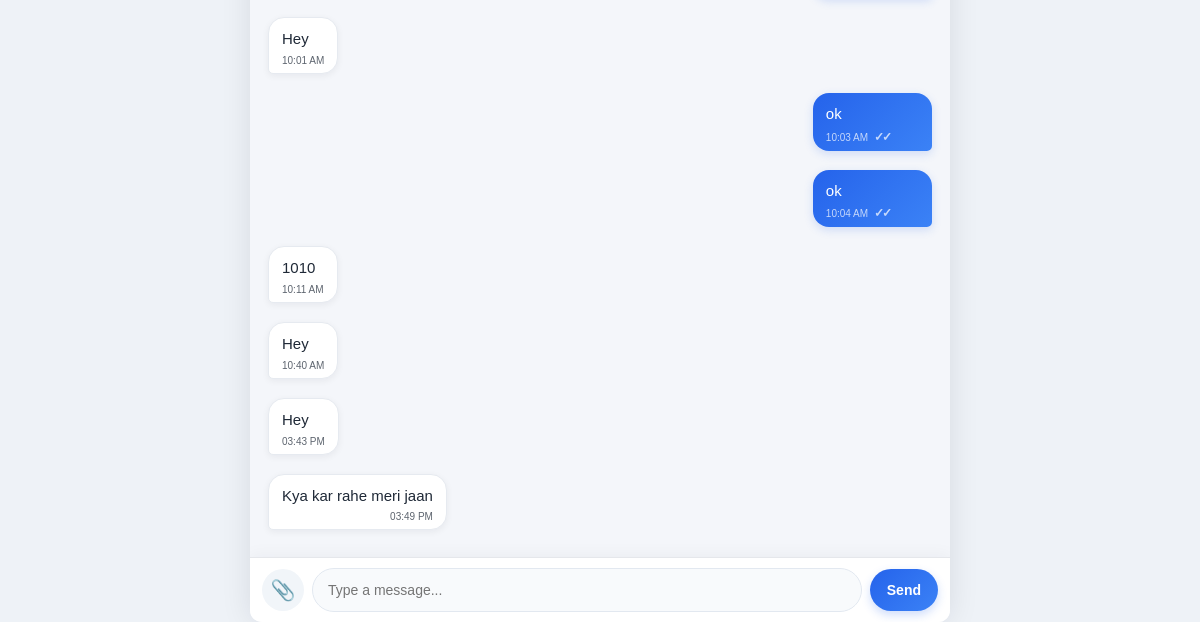
/chat/1 (signed in, lower part), run on an earlier commit of the app's database.
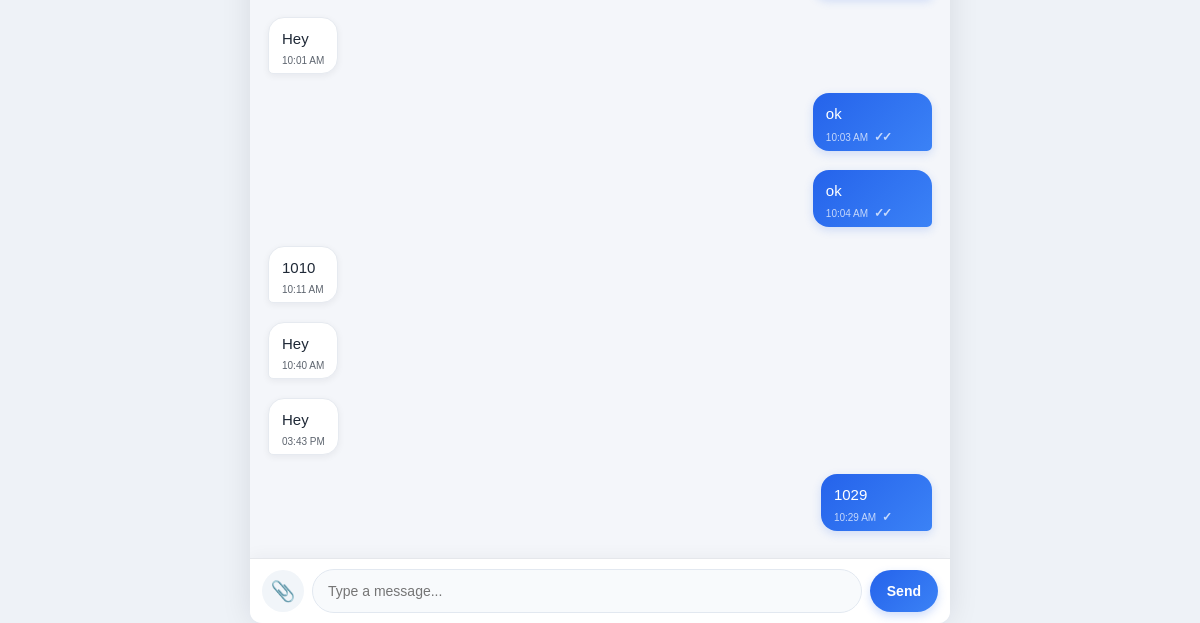
And on a later commit of the database.
### app.py (models this page shows)
class Message(db.Model):
    id = db.Column(
        db.Integer,
        primary_key=True
    )
    conversation_id = db.Column(
        db.Integer,
        db.ForeignKey("conversation.id"),
        nullable=False
    )
    sender_id = db.Column(
        db.Integer,
        db.ForeignKey("user.id"),
        nullable=False
    )
    body = db.Column(
        db.Text,
        nullable=False,
        default=""
    )
    created_at = db.Column(
        db.DateTime,
        default=lambda:
            datetime.utcnow()
            + timedelta(
                hours=5,
                minutes=30
            )
    )
    is_read = db.Column(
        db.Boolean,
        default=False,
        nullable=False
    )
    message_type = db.Column(
        db.String(20),
        default="text",
        nullable=False
    )
    file_name = db.Column(
        db.String(255),
        nullable=True
    )
    file_path = db.Column(
        db.String(500),
        nullable=True
    )

### app.py (the view, shortened to what this page needs)
@app.route(
    "/chat/<int:user_id>",
    methods=["GET", "POST"]
)
def chat(user_id):
    if "user_id" not in session:
        return redirect(
            url_for("login")
        )
    current_user_id = session[
        "user_id"
    ]
    if current_user_id == user_id:
        return "You cannot chat with yourself!"
    other_user = User.query.get_or_404(
        user_id
    )
    conversation = Conversation.query.filter(
        (
            (Conversation.user1_id ==
                current_user_id)
            &
            (Conversation.user2_id ==
                user_id)
        )
        |
        (
            (Conversation.user1_id ==
                user_id)
            &
            (Conversation.user2_id ==
                current_user_id)
        )
    ).first()
    deleted_message_ids = [
        deleted.message_id
        for deleted in DeletedMessage.query.filter_by(
            user_id=current_user_id
        ).all()
    ]
    messages = Message.query.filter(
        Message.conversation_id == conversation.id,
        ~Message.id.in_(deleted_message_ids)
    ).order_by(
        Message.created_at.asc()
    ).all()
    current_user = User.query.get(
        current_user_id
    )
    return render_template(
        "chat.html",
        current_user=
            current_user,
        other_user=
            other_user,
        messages=
            messages,
        conversation=
            conversation
    )

### templates/chat.html (shortened to what this page needs)
<!DOCTYPE html>
<html lang="en">
<head>
<link rel="stylesheet"
      href="{{ url_for('static', filename='style.css') }}">
</head>
<body>
<div class="chat-container">
<div
    class="messages"
    id="messages"
>
{% for message in messages %}
<div
    class="message-wrapper
    {% if message.sender_id == current_user.id %}
        my-wrapper
    {% else %}
        other-wrapper
    {% endif %}"
>
{% if message.sender_id == current_user.id %}
<div
    class="message my-message"
    data-message-id="{{ message.id }}"
>
{% if message.message_type == "image" %}
    <div class="attachment-message">
        <img
            src="{{ url_for('uploaded_file', filename=message.file_path) }}"
            class="attachment-image"
            alt="{{ message.file_name }}"
        >
    </div>
{% else %}
    <p>
        {{ message.body }}
    </p>
{% endif %}
<small>
    {{ message.created_at.strftime('%I:%M %p') }}
    <span class="read-status">
        {% if message.is_read %}
            ✓✓
        {% else %}
            ✓
        {% endif %}
    </span>
</small>
</div>
{% else %}
<div
    class="message other-message"
    data-message-id="{{ message.id }}"
>
{% if message.message_type == "image" %}
    <div class="attachment-message">
        <img
            src="{{ url_for('uploaded_file', filename=message.file_path) }}"
            class="attachment-image"
            alt="{{ message.file_name }}"
        >
    </div>
{% else %}
    <p>
        {{ message.body }}
    </p>
{% endif %}
<small>
    {{ message.created_at.strftime('%I:%M %p') }}
</small>
</div>
{% endif %}
</div>
{% endfor %}
</div>
<form
    id="messageForm"
    class="message-form"
>
    <label
        for="fileInput"
        class="attachment-label"
        title="Attach file"
    >
        📎
    </label>
    <input
        type="text"
        id="messageInput"
        placeholder="Type a message..."
        autocomplete="off"
    >
    <button type="submit">
        Send
    </button>
</form>
</div>
</body>
</html>

### static/style.css (style rules this page uses)
body { font-family: Arial, sans-serif; margin: 0; background: #f5f7fb; }
.chat-container { max-width: 700px; margin: 30px auto; background: white; height: 80vh; display: flex; flex-direction: column; border-radius: 12px; overflow: hidden; box-shadow: 0 2px 12px rgba(0, 0, 0, 0.1); }
.messages { flex: 1; padding: 20px; overflow-y: auto; display: flex; flex-direction: column; gap: 10px; }
.my-message { align-self: flex-end; }
.other-message { align-self: flex-start; }
.message-form { display: flex; padding: 12px; border-top: 1px solid #ddd; gap: 10px; }
.message-form input { flex: 1; padding: 12px; border: 1px solid #ddd; border-radius: 8px; font-size: 15px; }
.message-form button { padding: 12px 20px; border: none; border-radius: 8px; cursor: pointer; }
.read-status { margin-left: 5px; font-weight: bold; letter-spacing: -2px; }

### templates/chat.html (style rules this page uses)
body { margin: 0; background: #eef2f7; }
.chat-container { width: min(100%, 900px); height: 100vh; height: 100dvh; margin: auto; display: flex; flex-direction: column; background: #ffffff; overflow: hidden; box-shadow: 0 0 30px rgba(15, 23, 42, 0.10); }
.messages { flex: 1; overflow-y: auto; padding: 20px 18px 18px; background: radial-gradient( circle at top left, rgba(37,99,235,0.045), transparent 35% ), #f4f6fa; scroll-behavior: smooth; }
.my-wrapper { justify-content: flex-end; }
.other-wrapper { justify-content: flex-start; }
.my-message { background: linear-gradient( 135deg, #2563eb, #3b82f6 ); color: white; border-bottom-right-radius: 5px; padding-right: 42px; box-shadow: 0 3px 10px rgba(37,99,235,0.18); }
.other-message { background: white; color: #1f2937; border: 1px solid #e6eaf0; border-bottom-left-radius: 5px; }
.read-status { margin-left: 3px; font-size: 12px; font-weight: 700; letter-spacing: -2px; }
.message-form { display: flex; align-items: center; gap: 8px; padding: 10px 12px; background: white; border-top: 1px solid #e5e7eb; box-shadow: 0 -3px 15px rgba(15,23,42,0.04); }
.attachment-label { flex-shrink: 0; width: 42px; height: 42px; display: flex; align-items: center; justify-content: center; border-radius: 50%; background: #f1f5f9; color: #475569; cursor: pointer; font-size: 20px; transition: 0.2s ease; }
#messageInput { flex: 1; min-width: 0; height: 42px; padding: 0 15px; border: 1px solid #e2e8f0; border-radius: 22px; outline: none; background: #f8fafc; font-size: 14px; transition: 0.2s ease; }
#messageForm > button[type="submit"] { flex-shrink: 0; height: 42px; padding: 0 17px; border: none; border-radius: 21px; background: linear-gradient( 135deg, #2563eb, #3b82f6 ); color: white; font-size: 14px; font-weight: 600; cursor: pointer; box-shadow: 0 4px 10px rgba(37,99,235,0.22); transition: 0.2s ease; }

What changed in the data, as far as the page shows it:
no longer on this page (row edited): Message: body "Kya kar rahe meri jaan", created_at "03:49 PM"
added Message: body "1029", created_at "10:29 AM"
